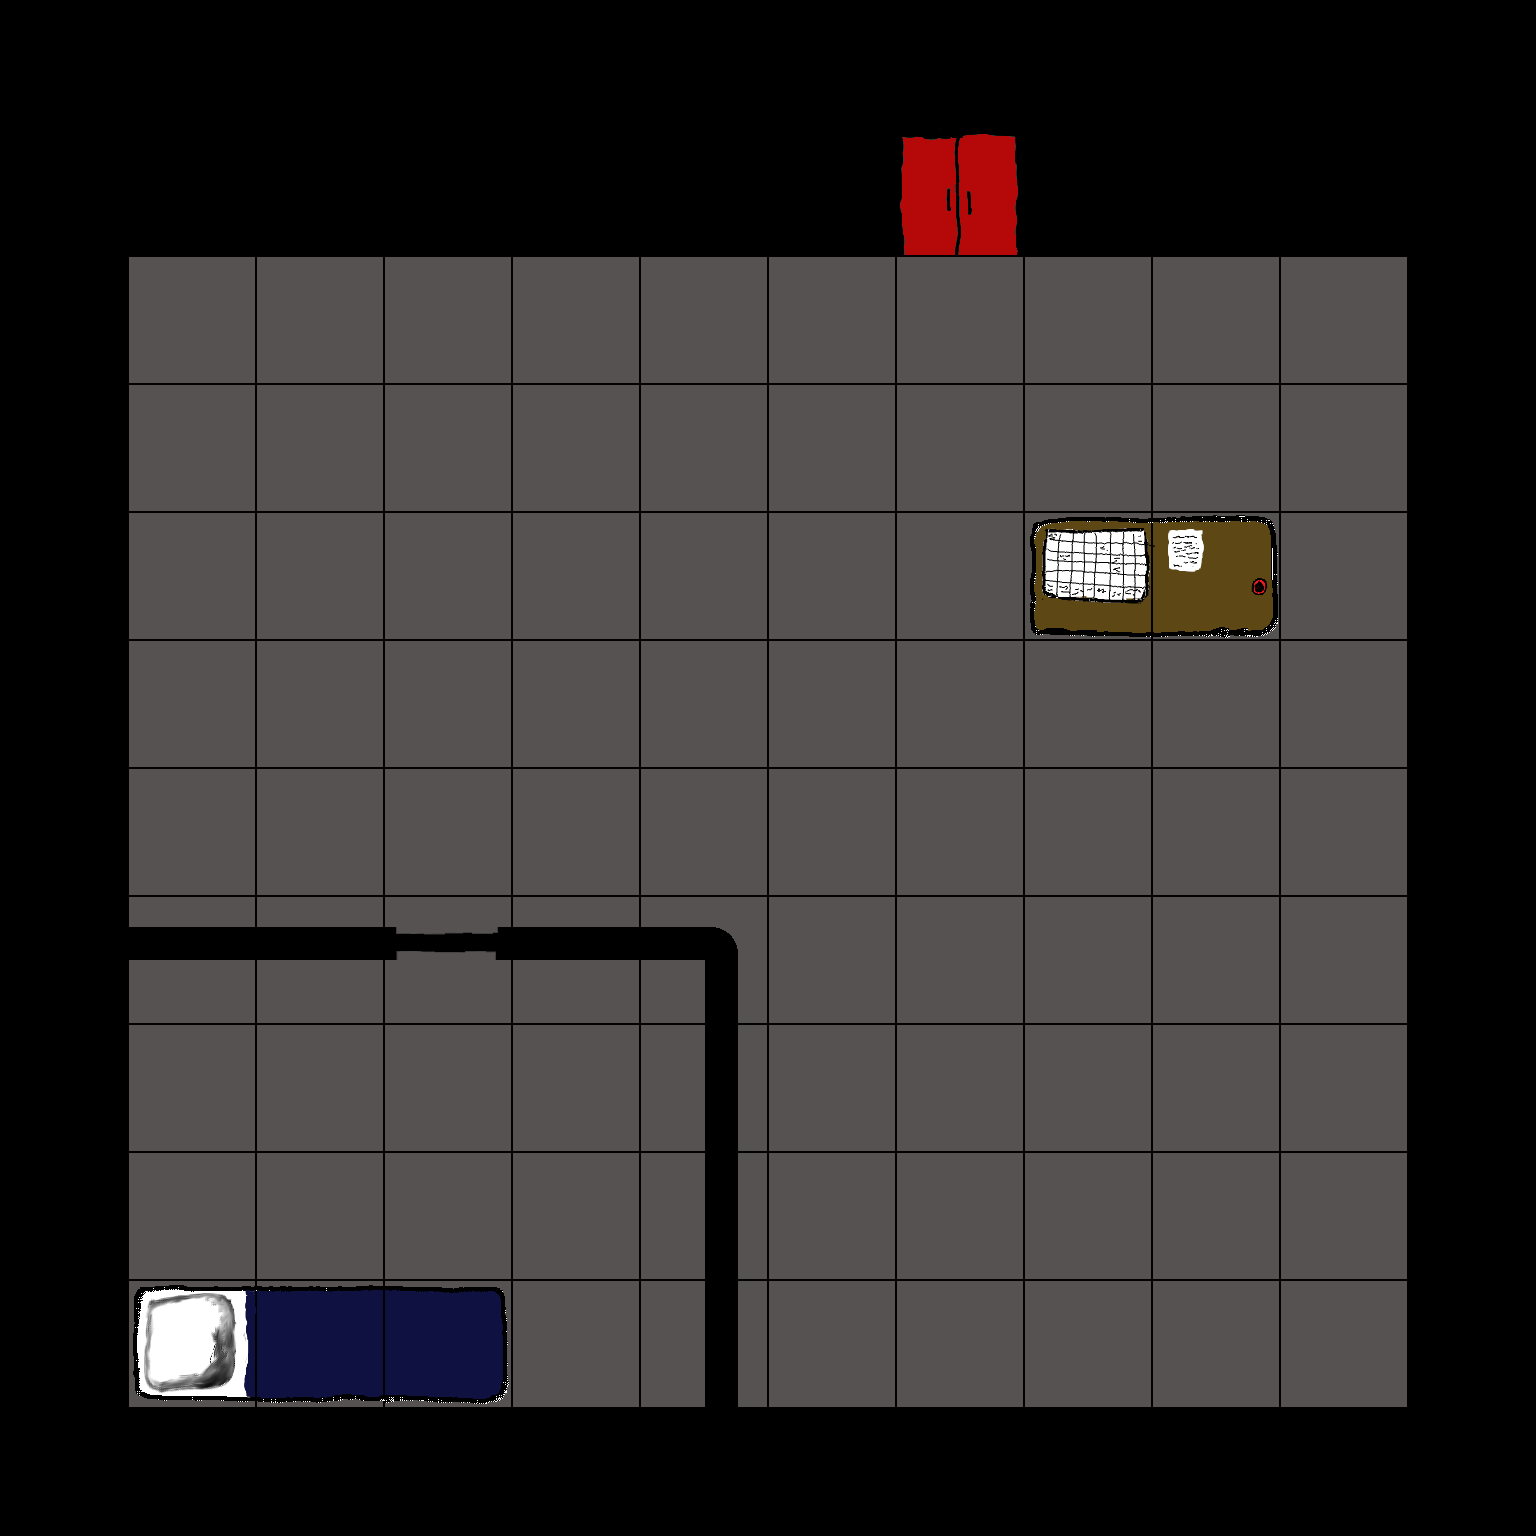

The image is a tile-based game level rendered from a .tmx file. Its description and source (layers, tilesets, objects; grid data summarised) follow:
An orthogonal 12x12 tile map with 128x128 px tiles, 1 tile layer (Tile Layer 1).

<map version="1.0" orientation="orthogonal" renderorder="right-down" width="12" height="12" tilewidth="128" tileheight="128" nextobjectid="1">
 <tileset firstgid="1" name="lazerjail" tilewidth="128" tileheight="128">
  <image source="lv00-lazerjail.png" width="640" height="512" />
 </tileset>
 <layer name="Tile Layer 1" width="12" height="12">
  <data>[144 cells, 144 non-empty, 12 distinct tile ids]</data>
 </layer>
</map>